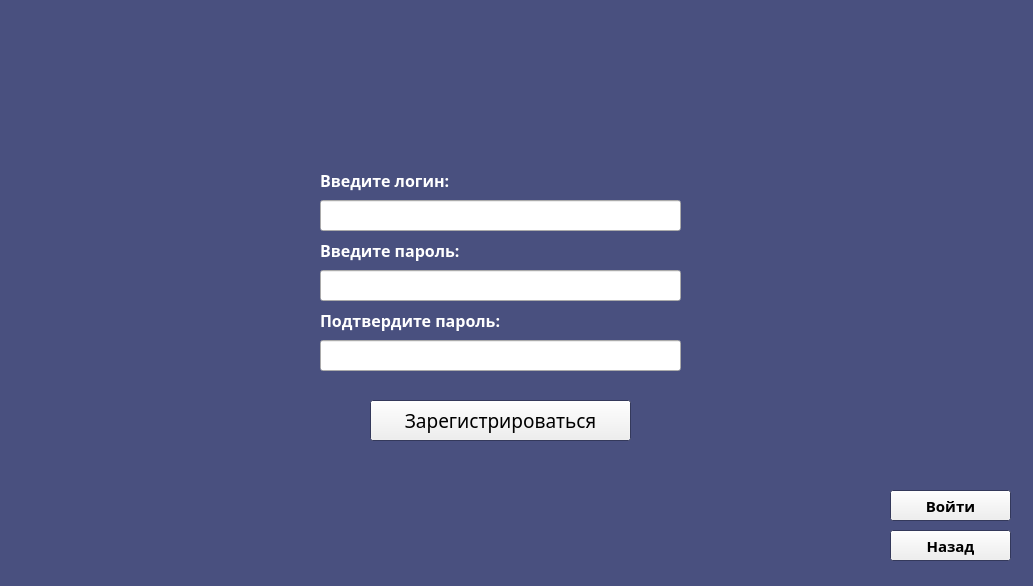
<?xml version="1.0" encoding="UTF-8"?>
<ui version="4.0">
 <class>Login</class>
 <widget class="QWidget" name="Login">
  <property name="geometry">
   <rect>
    <x>0</x>
    <y>0</y>
    <width>1033</width>
    <height>586</height>
   </rect>
  </property>
  <property name="palette">
   <palette>
    <active>
     <colorrole role="WindowText">
      <brush brushstyle="SolidPattern">
       <color alpha="255">
        <red>0</red>
        <green>0</green>
        <blue>0</blue>
       </color>
      </brush>
     </colorrole>
     <colorrole role="BrightText">
      <brush brushstyle="SolidPattern">
       <color alpha="255">
        <red>0</red>
        <green>0</green>
        <blue>0</blue>
       </color>
      </brush>
     </colorrole>
     <colorrole role="Base">
      <brush brushstyle="SolidPattern">
       <color alpha="255">
        <red>255</red>
        <green>255</green>
        <blue>255</blue>
       </color>
      </brush>
     </colorrole>
     <colorrole role="Window">
      <brush brushstyle="SolidPattern">
       <color alpha="255">
        <red>73</red>
        <green>80</green>
        <blue>127</blue>
       </color>
      </brush>
     </colorrole>
    </active>
    <inactive>
     <colorrole role="WindowText">
      <brush brushstyle="SolidPattern">
       <color alpha="255">
        <red>0</red>
        <green>0</green>
        <blue>0</blue>
       </color>
      </brush>
     </colorrole>
     <colorrole role="BrightText">
      <brush brushstyle="SolidPattern">
       <color alpha="255">
        <red>0</red>
        <green>0</green>
        <blue>0</blue>
       </color>
      </brush>
     </colorrole>
     <colorrole role="Base">
      <brush brushstyle="SolidPattern">
       <color alpha="255">
        <red>255</red>
        <green>255</green>
        <blue>255</blue>
       </color>
      </brush>
     </colorrole>
     <colorrole role="Window">
      <brush brushstyle="SolidPattern">
       <color alpha="255">
        <red>73</red>
        <green>80</green>
        <blue>127</blue>
       </color>
      </brush>
     </colorrole>
    </inactive>
    <disabled>
     <colorrole role="WindowText">
      <brush brushstyle="SolidPattern">
       <color alpha="255">
        <red>120</red>
        <green>120</green>
        <blue>120</blue>
       </color>
      </brush>
     </colorrole>
     <colorrole role="BrightText">
      <brush brushstyle="SolidPattern">
       <color alpha="255">
        <red>0</red>
        <green>0</green>
        <blue>0</blue>
       </color>
      </brush>
     </colorrole>
     <colorrole role="Base">
      <brush brushstyle="SolidPattern">
       <color alpha="255">
        <red>73</red>
        <green>80</green>
        <blue>127</blue>
       </color>
      </brush>
     </colorrole>
     <colorrole role="Window">
      <brush brushstyle="SolidPattern">
       <color alpha="255">
        <red>73</red>
        <green>80</green>
        <blue>127</blue>
       </color>
      </brush>
     </colorrole>
    </disabled>
   </palette>
  </property>
  <property name="windowTitle">
   <string>Регистрация</string>
  </property>
  <widget class="QLineEdit" name="passwordEdit">
   <property name="geometry">
    <rect>
     <x>320</x>
     <y>270</y>
     <width>361</width>
     <height>31</height>
    </rect>
   </property>
   <property name="styleSheet">
    <string notr="true">font: black</string>
   </property>
   <property name="echoMode">
    <enum>QLineEdit::Password</enum>
   </property>
  </widget>
  <widget class="QLabel" name="label">
   <property name="geometry">
    <rect>
     <x>320</x>
     <y>170</y>
     <width>141</width>
     <height>21</height>
    </rect>
   </property>
   <property name="font">
    <font>
     <family>Montserrat SemiBold</family>
     <pointsize>12</pointsize>
     <weight>75</weight>
     <bold>true</bold>
    </font>
   </property>
   <property name="styleSheet">
    <string notr="true">color: white</string>
   </property>
   <property name="text">
    <string>Введите логин:</string>
   </property>
  </widget>
  <widget class="QLineEdit" name="loginEdit">
   <property name="geometry">
    <rect>
     <x>320</x>
     <y>200</y>
     <width>361</width>
     <height>31</height>
    </rect>
   </property>
   <property name="styleSheet">
    <string notr="true">font: black</string>
   </property>
   <property name="text">
    <string/>
   </property>
  </widget>
  <widget class="QLabel" name="label_2">
   <property name="geometry">
    <rect>
     <x>320</x>
     <y>240</y>
     <width>141</width>
     <height>21</height>
    </rect>
   </property>
   <property name="font">
    <font>
     <family>Montserrat SemiBold</family>
     <pointsize>12</pointsize>
     <weight>75</weight>
     <bold>true</bold>
    </font>
   </property>
   <property name="styleSheet">
    <string notr="true">color: white</string>
   </property>
   <property name="text">
    <string>Введите пароль:</string>
   </property>
  </widget>
  <widget class="QLabel" name="label_3">
   <property name="geometry">
    <rect>
     <x>320</x>
     <y>310</y>
     <width>191</width>
     <height>21</height>
    </rect>
   </property>
   <property name="font">
    <font>
     <family>Montserrat SemiBold</family>
     <pointsize>12</pointsize>
     <weight>75</weight>
     <bold>true</bold>
    </font>
   </property>
   <property name="styleSheet">
    <string notr="true">color: white</string>
   </property>
   <property name="text">
    <string>Подтвердите пароль:</string>
   </property>
  </widget>
  <widget class="QLineEdit" name="passwordConfirm">
   <property name="geometry">
    <rect>
     <x>320</x>
     <y>340</y>
     <width>361</width>
     <height>31</height>
    </rect>
   </property>
   <property name="styleSheet">
    <string notr="true">font: black</string>
   </property>
   <property name="text">
    <string/>
   </property>
   <property name="echoMode">
    <enum>QLineEdit::Password</enum>
   </property>
  </widget>
  <widget class="QPushButton" name="registerButton">
   <property name="geometry">
    <rect>
     <x>370</x>
     <y>400</y>
     <width>261</width>
     <height>41</height>
    </rect>
   </property>
   <property name="font">
    <font>
     <family>Montserrat Medium</family>
     <pointsize>14</pointsize>
    </font>
   </property>
   <property name="text">
    <string>Зарегистрироваться</string>
   </property>
  </widget>
  <widget class="QPushButton" name="loginButton">
   <property name="geometry">
    <rect>
     <x>890</x>
     <y>490</y>
     <width>121</width>
     <height>31</height>
    </rect>
   </property>
   <property name="font">
    <font>
     <family>Montserrat SemiBold</family>
     <pointsize>11</pointsize>
     <weight>75</weight>
     <bold>true</bold>
    </font>
   </property>
   <property name="text">
    <string>Войти</string>
   </property>
  </widget>
  <widget class="QPushButton" name="backButton">
   <property name="geometry">
    <rect>
     <x>890</x>
     <y>530</y>
     <width>121</width>
     <height>31</height>
    </rect>
   </property>
   <property name="font">
    <font>
     <family>Montserrat SemiBold</family>
     <pointsize>11</pointsize>
     <weight>75</weight>
     <bold>true</bold>
    </font>
   </property>
   <property name="text">
    <string>Назад</string>
   </property>
  </widget>
  <widget class="QLabel" name="errorLabel">
   <property name="geometry">
    <rect>
     <x>320</x>
     <y>130</y>
     <width>271</width>
     <height>16</height>
    </rect>
   </property>
   <property name="palette">
    <palette>
     <active>
      <colorrole role="Text">
       <brush brushstyle="SolidPattern">
        <color alpha="255">
         <red>255</red>
         <green>255</green>
         <blue>255</blue>
        </color>
       </brush>
      </colorrole>
     </active>
     <inactive>
      <colorrole role="Text">
       <brush brushstyle="SolidPattern">
        <color alpha="255">
         <red>255</red>
         <green>255</green>
         <blue>255</blue>
        </color>
       </brush>
      </colorrole>
     </inactive>
     <disabled>
      <colorrole role="Text">
       <brush brushstyle="SolidPattern">
        <color alpha="255">
         <red>120</red>
         <green>120</green>
         <blue>120</blue>
        </color>
       </brush>
      </colorrole>
     </disabled>
    </palette>
   </property>
   <property name="font">
    <font>
     <family>Montserrat SemiBold</family>
     <pointsize>10</pointsize>
    </font>
   </property>
   <property name="text">
    <string/>
   </property>
  </widget>
 </widget>
 <resources/>
 <connections/>
</ui>
